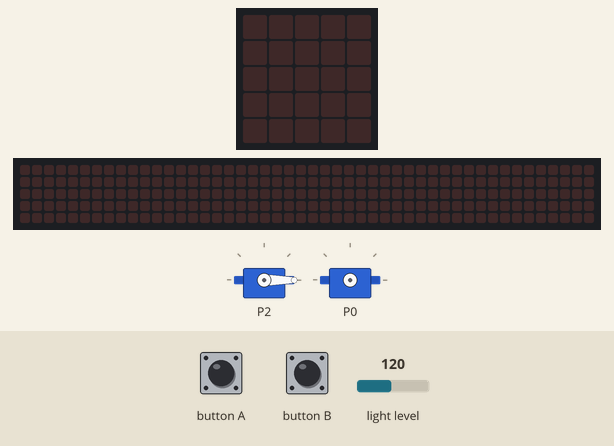
Simulated run of this program. Board: BBC micro:bit (MakeCode). Shown: 2 × servo, the board's 5×5 LED display, a strip that is not on the board, showing the scrolling text unrolled. The inputs (shaded band) are chosen by the test bench; at power-on: light level 120. The 48×5 strip is a reading aid, not a part: it shows the text the display is scrolling, unrolled, one strip-width of it at a time.

Above: at 1.2 s.
1.3 s: button A pressed for 0.15 s
At 3.1 s:
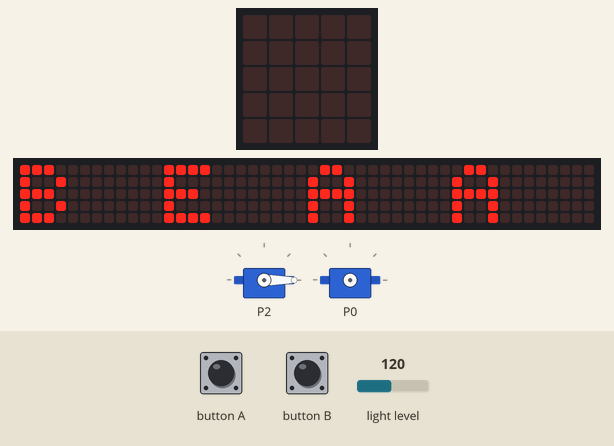
4.3 s: light level set to 85
7.3 s: light level set to 77
At 8.9 s:
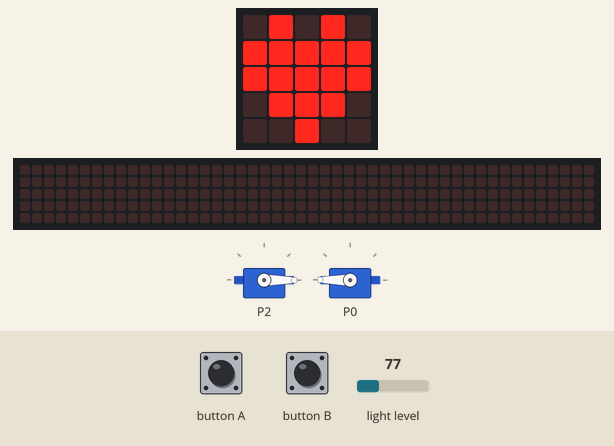
10.3 s: button A pressed for 3.2 s
At 12.81 s:
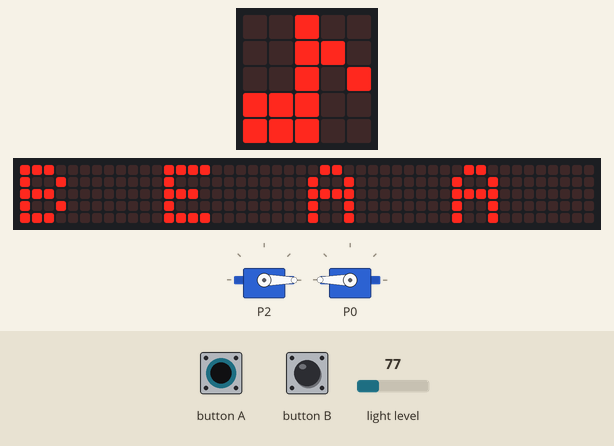

Measured:
- the behaviour switches between 80 and 79 on light level (found by bisection; images 1 and 2)
- after the input at 1.3 s, the display: changes at once (image 1)
- after the input at 10.3 s, the display: first differs from a run without the input after 2.4 s (image 3)
- what the display in image 1 shows lasts 0.6 s, from 2.7 s to 3.3 s

The program:

main.ts
```typescript
basic.forever(function () {
    if (input.lightLevel() < 80) {
        pins.servoWritePin(AnalogPin.P0, 180)
    } else {
        pins.servoWritePin(AnalogPin.P2, 0)
    }
})
basic.forever(function () {
    if (input.buttonIsPressed(Button.B)) {
        pins.analogWritePin(AnalogPin.P1, 1)
        basic.pause(200)
        pins.analogWritePin(AnalogPin.P1, 0)
        basic.pause(200)
        pins.analogWritePin(AnalogPin.P1, 1)
        basic.pause(200)
        pins.analogWritePin(AnalogPin.P1, 0)
        basic.pause(200)
        pins.analogWritePin(AnalogPin.P1, 1)
        basic.pause(200)
        pins.analogWritePin(AnalogPin.P1, 0)
        basic.pause(200)
    }
})
basic.forever(function () {
    if (input.buttonIsPressed(Button.A)) {
        basic.showString("B E A A")
        basic.showIcon(IconNames.Heart)
        basic.showIcon(IconNames.Asleep)
        basic.showIcon(IconNames.Duck)
        basic.showIcon(IconNames.Pitchfork)
        basic.showIcon(IconNames.Giraffe)
        basic.showIcon(IconNames.Tortoise)
        basic.showIcon(IconNames.EigthNote)
    }
})
```

test.ts
```typescript
// 在此处测试；当此软件包作为插件使用时，将不会编译此软件包。
```
